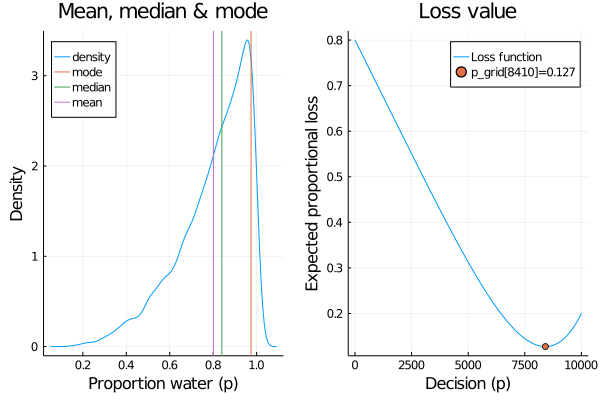

The Julia source for this figure:
# Fig3.2s.jl

using Pkg, DrWatson

@quickactivate "StatisticalRethinkingStan"
using StatisticalRethinking

# snippet 3.11

p_grid = range(0, step=0.00001, stop=1)
prior = ones(length(p_grid))
likelihood = [pdf(Binomial(3, p), 3) for p in p_grid]
posterior = likelihood .* prior
posterior = posterior / sum(posterior)
samples = sample(p_grid, Weights(posterior), length(p_grid));

p1 = density(samples;
  xlab="Proportion water (p)", ylab="Density", lab="density",
  title="Mean, median & mode", leg=:topleft);
vline!(p1, [mode(samples)], lab="mode")
vline!(p1, [median(samples)], lab="median")
vline!(p1, [mean(samples)], lab="mean")

loss = map(p -> sum(posterior .* abs.(p .- p_grid)), p_grid)
m = findmin(loss)
p2 = plot(loss;
  xlab="Decision (p)", ylab="Expected proportional loss",
  title="Loss value", lab="Loss function");
scatter!([m[2]], [m[1]], lab="p_grid[$(m[2])]=$(round(m[1], digits=3))")
plot(p1, p2, layout=(1, 2))
savefig(plotsdir("03", "Fig3.4s.png"))
